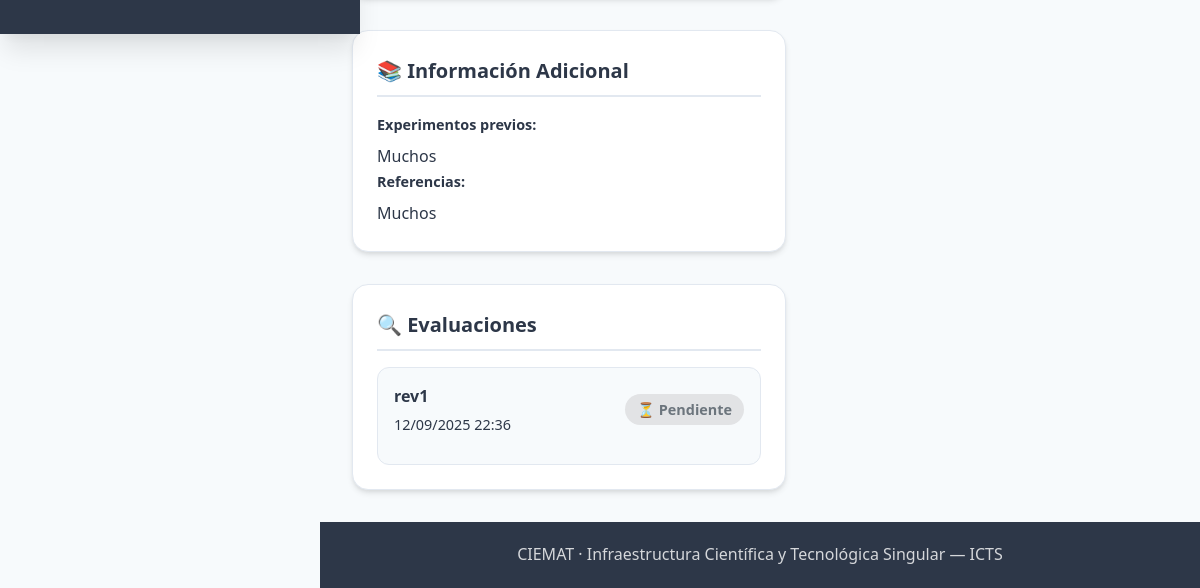
/icts/proposal/3/ (signed in, lower part), run on an earlier commit of the app's database.
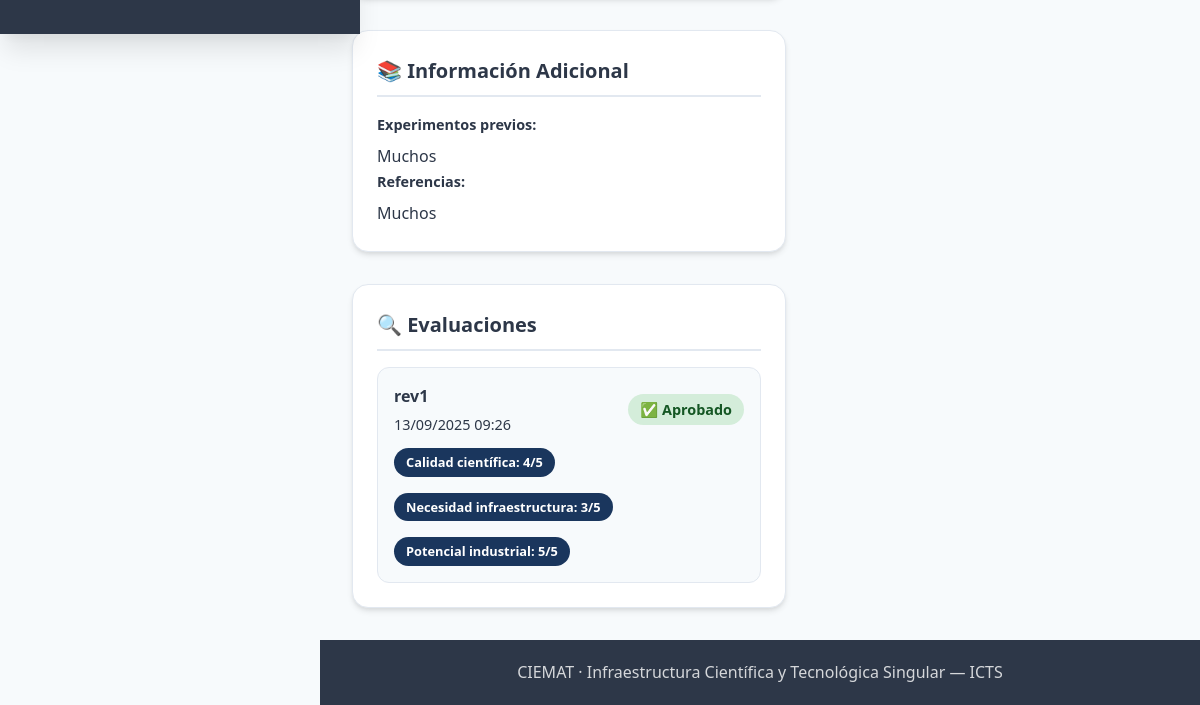
And on a later commit of the database.
### icts/models.py (models this page shows, shortened)
class ProposalReview(models.Model):
    DECISION = [
        ("pending", "Pending"),
        ("approve", "Approve"),
        ("request_changes", "Request changes"),
        ("reject", "Reject"),
    ]
    proposal = models.ForeignKey(
        AccessProposal, on_delete=models.CASCADE, related_name="reviews"
    )
    reviewer = models.ForeignKey(
        settings.AUTH_USER_MODEL, on_delete=models.CASCADE, related_name="icts_reviews"
    )
    decision = models.CharField(max_length=16, choices=DECISION, default="pending")
    comments = models.TextField(blank=True)
    updated_at = models.DateTimeField(auto_now=True)
    feasibility_ok = models.BooleanField(null=True, blank=True, help_text="Is this proposal technically feasible?")
    score_scientific_quality = models.IntegerField(
        null=True, blank=True,
        choices=[(i, i) for i in range(1, 6)],
        help_text="Scientific quality score (1-5)"
    )
    score_need_infrastructure = models.IntegerField(
        null=True, blank=True,
        choices=[(i, i) for i in range(1, 6)],
        help_text="Need for advanced infrastructure score (1-5)"
    )
    score_industrial_potential = models.IntegerField(
        null=True, blank=True,
        choices=[(i, i) for i in range(1, 6)],
        help_text="Industrial potential score (1-5)"
    )
    class Meta:
        unique_together = ("proposal", "reviewer")

### icts/views.py (the view)
# urls.py: path("proposal/<int:pk>/", views.proposal_detail, name="proposal_detail"),
@login_required(login_url="/accounts/login/icts/")
@user_passes_test(is_icts_user)
@never_cache
def proposal_detail(request, pk):
    obj = get_object_or_404(AccessProposal, pk=pk)
    if (obj.applicant != request.user) and not (is_reviewer(request.user) or is_responsable(request.user)):
        messages.error(request, "No tienes permiso para ver esa propuesta.")
        return redirect("icts:dashboard")
    reviews = obj.reviews.select_related("reviewer").all()
    can_decide = is_responsable(request.user) and obj.status == "submitted"
    return render(
        request,
        "icts/proposal_detail.html",
        {"obj": obj, "reviews": reviews, "can_decide": can_decide}
    )

### accounts/templatetags/form_extras.py (called while the page is built)
@register.filter(name="has_group")
def has_group(user, group_name: str):
    try:
        return user.is_authenticated and user.groups.filter(name__iexact=group_name).exists()
    except Exception:
        return False

### icts/context_processors.py (called while the page is built)
def icts_ui(request):
    user = request.user
    role = ""
    if user.is_authenticated:
        if user.is_superuser:
            role = "Admin"
        elif user.groups.filter(name__iexact="managers").exists():
            role = "Manager"
        elif user.groups.filter(name__iexact="responsables").exists():
            role = "Responsable"
        elif user.groups.filter(name__iexact="revisores").exists():
            role = "Revisor"
        else:
            role = "Usuario"
    return {"icts_role_name": role}

### icts/views.py (called while the page is built)
def is_icts_user(user):
    return user.is_authenticated and (
        user.is_superuser or user.groups.filter(name__iexact="icts_users").exists()
        or user.groups.filter(name__iexact="revisores").exists()
        or user.groups.filter(name__iexact="responsables").exists()
        or user.groups.filter(name__iexact="managers").exists()
    )

def is_reviewer(user):
    return user.is_superuser or user.groups.filter(name__iexact="revisores").exists()

### icts/templates/icts/proposal_detail.html (shortened to what this page needs)
{% extends "base_icts.html" %}
{% block content %}
<div class="proposal-detail-container">
  <div class="proposal-content">
    <div class="proposal-main">
      {% if obj.previous_experiments or obj.references %}
      <div class="info-section">
        <h3 class="section-title">📚 Información Adicional</h3>
        {% if obj.previous_experiments %}
        <div class="info-item">
          <label class="info-label">Experimentos previos:</label>
          <div class="info-value">{{ obj.previous_experiments }}</div>
        </div>
        {% endif %}
        {% if obj.references %}
        <div class="info-item">
          <label class="info-label">Referencias:</label>
          <div class="info-value">{{ obj.references }}</div>
        </div>
        {% endif %}
      </div>
      {% endif %}
      <div class="info-section">
        <h3 class="section-title">🔍 Evaluaciones</h3>
        {% if reviews %}
          <div class="reviews-list">
            {% for review in reviews %}
            <div class="review-item">
              <div class="review-header">
                <div class="reviewer-info">
                  <span class="reviewer-name">{{ review.reviewer.get_full_name|default:review.reviewer.get_username }}</span>
                  <span class="review-date">{{ review.updated_at|date:"d/m/Y H:i" }}</span>
                </div>
                <span class="review-decision decision-{{ review.decision }}">
                  {% if review.decision == 'approve' %}✅ Aprobado
                  {% elif review.decision == 'reject' %}❌ Rechazado
                  {% elif review.decision == 'request_changes' %}🔄 Cambios solicitados
                  {% else %}⏳ Pendiente{% endif %}
                </span>
              </div>
              {% if review.score_scientific_quality or review.score_need_infrastructure or review.score_industrial_potential %}
              <div class="review-scores">
                {% if review.score_scientific_quality %}
                <span class="score-item">Calidad científica: {{ review.score_scientific_quality }}/5</span>
                {% endif %}
                {% if review.score_need_infrastructure %}
                <span class="score-item">Necesidad infraestructura: {{ review.score_need_infrastructure }}/5</span>
                {% endif %}
                {% if review.score_industrial_potential %}
                <span class="score-item">Potencial industrial: {{ review.score_industrial_potential }}/5</span>
                {% endif %}
              </div>
              {% endif %}
            </div>
            {% endfor %}
          </div>
        {% else %}
          <div class="no-reviews">Aún no hay evaluaciones</div>
        {% endif %}
      </div>
    </div>
    <div class="proposal-sidebar">
    </div>
  </div>
</div>
{% endblock %}

What changed in the data, as far as the page shows it:
changed ProposalReview "rev1": updated_at "12/09/2025 22:36" → "13/09/2025 09:26"; score_scientific_quality (not shown) → "4"; score_need_infrastructure (not shown) → "3"; score_industrial_potential (not shown) → "5"; decision "⏳ Pendiente" → "✅ Aprobado"
